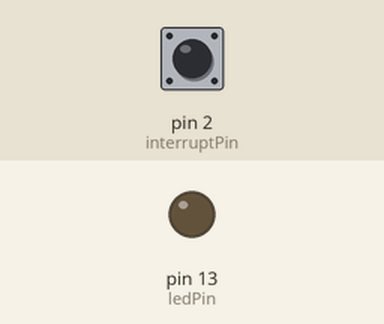
This sketch was run on a simulated Arduino Uno, built with avr-gcc and run on an emulated ATmega328P. Parts: output pins drawn as LEDs (lit = HIGH). The inputs (shaded band) are chosen by the test bench; at power-on: pin 2 (interruptPin) HIGH. Storage starts empty; what the sketch prints to the serial monitor is not drawn.

Above: at 1.2 s.
1.3 s: pin 2 (interruptPin) pulled LOW for 0.15 s
At 2.1 s:
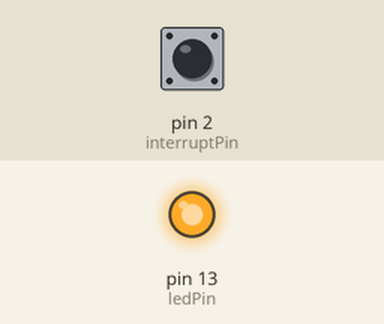
2.9 s: pin 2 (interruptPin) pulled LOW for 1 s
At 4.7 s:
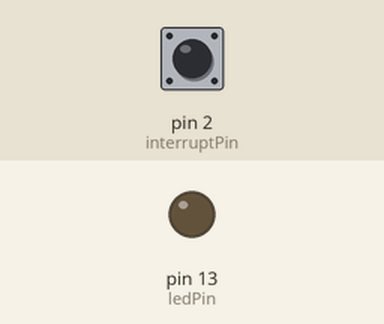
5.4 s: pin 2 (interruptPin) pulled LOW for 3.2 s
At 9.4 s:
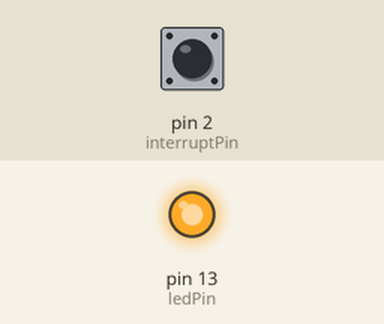
Timing chart, 0 to 10.9 s (numbered marks = the images above; inputs shaded):
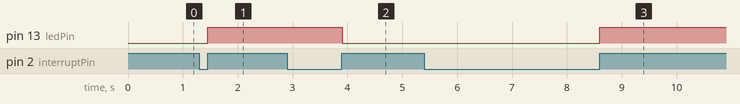

Measured:
- after the input at 1.3 s, pin 13 (ledPin): LOW → HIGH after 0.15 s
- after the input at 2.9 s, pin 13 (ledPin): HIGH → LOW after 1.0 s
- after the input at 5.4 s, pin 13 (ledPin): LOW → HIGH after 3.2 s

The sketch:

mechanical-raingauge.ino
```cpp
#include <RTClib.h>
#include <SPI.h>
#include <SD.h>
#include <Wire.h>
#include <TimeLib.h>
#include <DS1307RTC.h>
File myFile;
RTC_DS1307 rtc;


unsigned long startMillis;  //some global variables available anywhere in the program
unsigned long currentMillis;
const unsigned long period = 60000;  //the value is a number of milliseconds
const byte ledPin = 13;    //using the built in LED
const byte interruptPin = 2;
volatile byte state = LOW;
int count=0;
void counting();
int totalcount;
int flag;

void blink() {
  state = !state;
  flag++;
}


void setup()
{
  Serial.begin(9600);
  SD.begin();
  while(!Serial);
    if(! rtc.begin()) {
      Serial.println("Couldn't find RTC");
      while (1);
    }
    else {
      rtc.adjust(DateTime(F(__DATE__), F(__TIME__)));
    }
   if(! rtc.isrunning()) {
      Serial.println("RTC is NOT running!");
    }
  Serial.print("Initializing SD card...");
  if (!SD.begin(4)) {
 Serial.println("initialization failed!");
 while (1);
}
 Serial.println("initialization done.");
Serial.println("Date,Time,avg_rain_count,rain,avg_rain");
 //myFile.print("Date","Time","Sound","loudness");
    //start Serial in case we need to print debugging info
  pinMode(ledPin, OUTPUT);
  startMillis = millis();
  pinMode(interruptPin, INPUT_PULLUP);
  attachInterrupt(digitalPinToInterrupt(interruptPin), blink, RISING);

}

void loop()
{
digitalWrite(ledPin, state);

  int rain_count=+flag;
  Serial.println(rain_count);
  currentMillis = millis();  //get the current "time" (actually the number of milliseconds since the program started)
  if (currentMillis - startMillis >= period)  //test whether the period has elapsed
  {
    int total_rain=flag;
    int avg_rain_count=total_rain/60;
    int rain=total_rain*0.28;
    int avg_rain =avg_rain_count*0.28;

   flag=0;//digitalWrite(ledPin, !digitalRead(ledPin));  //if so, change the state of the LED.  Uses a neat trick to change the state
    startMillis = currentMillis;  //IMPORTANT to save the start time of the current LED state.
  }
}
```
